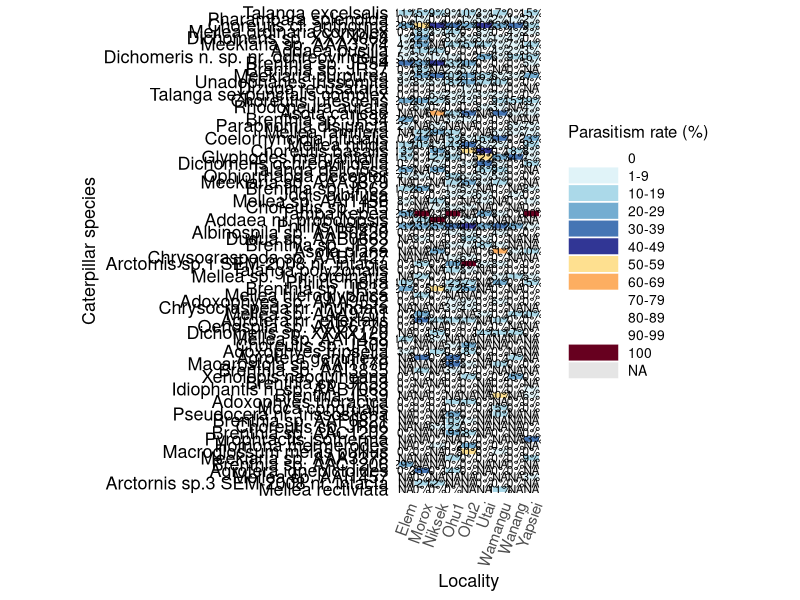
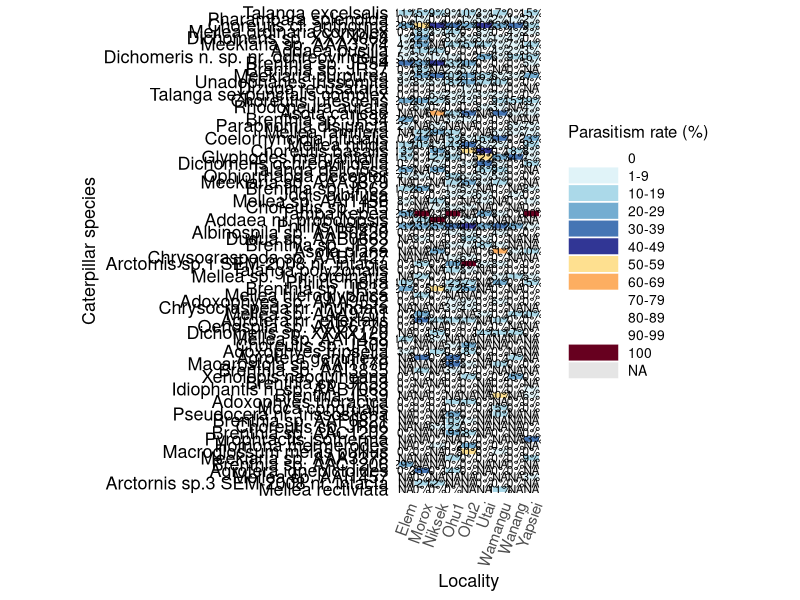
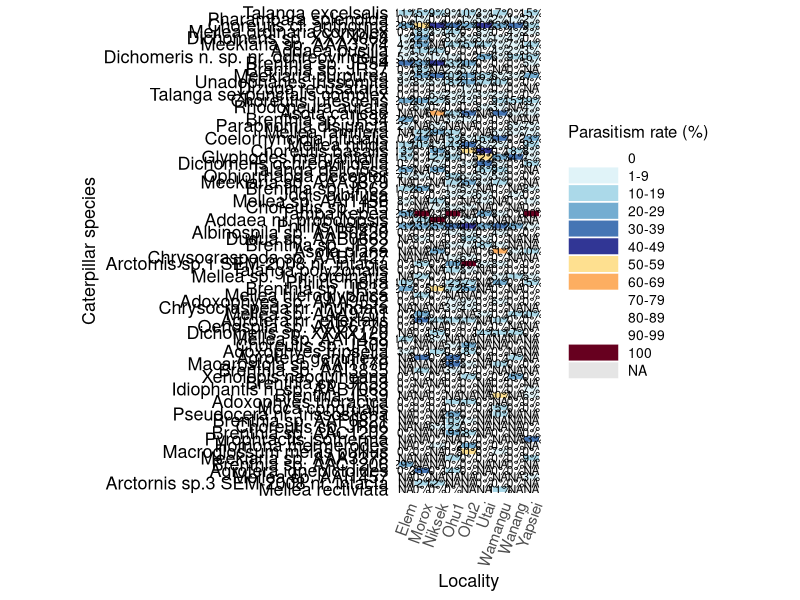
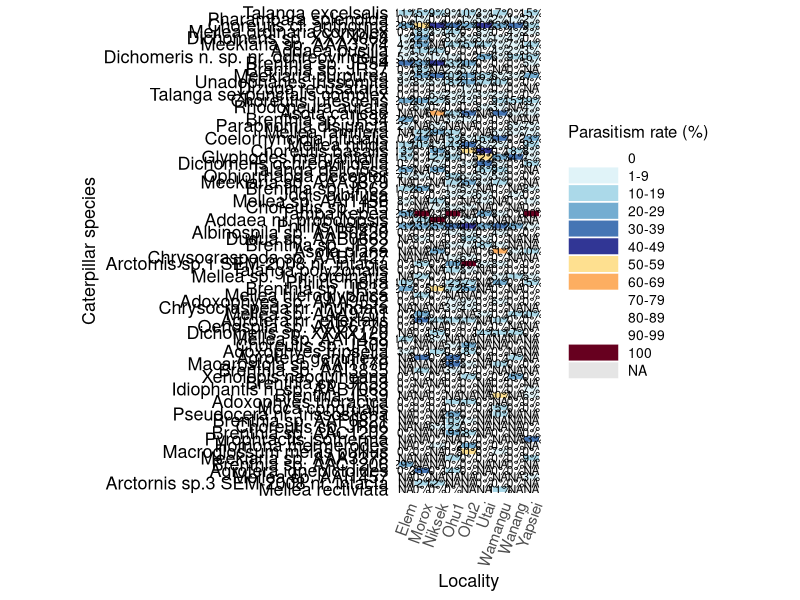

Here is the R script that generated these plots, in order:
# =====================================================================
# 06_parasitism_rates.R
# Heatmap of parasitism rates of common caterpillar species
# Ordered by total abundance (most abundant on top)
# Colourblind-safe
# Fig. S9
# =====================================================================

library(dplyr)
library(tidyr)
library(ggplot2)
library(forcats)
library(readxl)
library(here)

# ---------------------------------------------------------------------
# 0) Load data (same load as the rest of the pipeline; Ohu2 stays in —
#    kept as a separate locality here, not merged with Ohu1)
# ---------------------------------------------------------------------
MASTER <- read_excel(here("DATA/MASTER.xlsx"), guess_max = 1048576) %>%
  as_tibble() %>%
  rename(
    CAT_sp = CAT_scientific_name,
    PAR_sp = PAR_species_code
  ) %>%
  mutate(PAR_sp = na_if(as.character(PAR_sp), ""))

all_localities <- sort(unique(MASTER$locality))

# ---------------------------------------------------------------------
# 1) Select common caterpillars (>= 50 individuals region-wide) and
#    define parasitism. (Replaces the old `fifty` column, which existed
#    only in MASTER.csv and is not present in MASTER.xlsx — the threshold
#    is now computed directly from the data.)
# ---------------------------------------------------------------------
cat_counts <- MASTER %>%
  filter(!is.na(CAT_sp)) %>%
  group_by(CAT_sp) %>%
  summarise(n_individuals = n(), .groups = "drop") %>%
  mutate(common_caterpillar = n_individuals >= 50)

MASTER_common_cats <- MASTER %>%
  left_join(cat_counts %>% select(CAT_sp, common_caterpillar), by = "CAT_sp") %>%
  filter(common_caterpillar == TRUE) %>%
  mutate(
    parasitized = ifelse(!is.na(PAR_sp) & PAR_sp != "", 1L, 0L)
  )

# ---------------------------------------------------------------------
# 2) Aggregate parasitism by species × locality
# ---------------------------------------------------------------------
species_locality_raw <- MASTER_common_cats %>%
  group_by(CAT_sp, locality) %>%
  summarise(
    n_total = n(),
    n_parasitized = sum(parasitized, na.rm = TRUE),
    parasitism_rate = ifelse(
      n_total > 0,
      100 * n_parasitized / n_total,
      NA_real_
    ),
    .groups = "drop"
  )

# ---------------------------------------------------------------------
# 3) Complete species × locality matrix (explicit absences)
# ---------------------------------------------------------------------
species_locality_complete <- species_locality_raw %>%
  group_by(CAT_sp) %>%
  complete(locality = all_localities) %>%
  ungroup() %>%
  mutate(
    n_total = replace_na(n_total, 0L),
    n_parasitized = replace_na(n_parasitized, 0L),
    parasitism_rate = ifelse(n_total == 0, NA_real_, parasitism_rate)
  )

# ---------------------------------------------------------------------
# 4) Total abundance per species (ordering variable)
# ---------------------------------------------------------------------
species_abundance <- MASTER_common_cats %>%
  group_by(CAT_sp) %>%
  summarise(
    total_abundance = n(),
    .groups = "drop"
  )

# ---------------------------------------------------------------------
# 5) Heatmap dataframe + ORDERING (most abundant on top)
# ---------------------------------------------------------------------
heatmap_df <- species_locality_complete %>%
  left_join(species_abundance, by = "CAT_sp") %>%
  mutate(
    CAT_sp   = fct_reorder(CAT_sp, total_abundance),
    locality = factor(locality, levels = all_localities)
  )

# ---------------------------------------------------------------------
# 6) Binning of parasitism rates (10% intervals)
# ---------------------------------------------------------------------
breaks_vec <- c(0, 9, seq(19, 99, by = 10), 100)

labels_vec <- c(
  "1-9%",
  paste0(seq(10, 90, by = 10), "-", seq(19, 99, by = 10), "%"),
  "100%"
)

heatmap_df <- heatmap_df %>%
  mutate(
    parasitism_bin = case_when(
      is.na(parasitism_rate) ~ NA_character_,
      parasitism_rate == 0 ~ "0%",
      TRUE ~ as.character(
        cut(
          parasitism_rate,
          breaks = breaks_vec,
          include.lowest = TRUE,
          right = TRUE,
          labels = labels_vec
        )
      )
    )
  )

# ---------------------------------------------------------------------
# 7) Colourblind-safe palette
# ---------------------------------------------------------------------
palette_cb_safe <- c(
  "0%"     = "#FFFFFF",
  "1-9%"   = "#E0F3F8",
  "10-19%" = "#ABD9E9",
  "20-29%" = "#74ADD1",
  "30-39%" = "#4575B4",
  "40-49%" = "#313695",
  "50-59%" = "#FEE090",
  "60-69%" = "#FDAE61",
  "70-79%" = "#F46D43",
  "80-89%" = "#D73027",
  "90-99%" = "#A50026",
  "100%"   = "#67001F"
)

possible_bins <- c("0%", labels_vec)

heatmap_df$parasitism_bin <- factor(
  heatmap_df$parasitism_bin,
  levels = possible_bins
)

# ---------------------------------------------------------------------
# 8) Text inside cells
# ---------------------------------------------------------------------
heatmap_df <- heatmap_df %>%
  mutate(
    label_text = case_when(
      n_total == 0 ~ "NA",
      parasitism_rate == 0 ~ "0%",
      TRUE ~ paste0(round(parasitism_rate), "%")
    )
  )

# ---------------------------------------------------------------------
# 9) Plot heatmap
# ---------------------------------------------------------------------
p_heatmap <- ggplot(
  heatmap_df,
  aes(x = locality, y = CAT_sp, fill = parasitism_bin)
) +
  geom_tile(color = "white", size = 0.25) +
  geom_text(
    aes(label = label_text),
    size = 3.0,
    color = "black",
    na.rm = TRUE
  ) +
  scale_fill_manual(
    values = palette_cb_safe,
    na.value = "grey90",
    drop = FALSE,
    labels = function(x) gsub("%", "", x)
  ) +
  coord_fixed(ratio = 0.4) +
  labs(
    x = "Locality",
    y = "Caterpillar species",
    fill = "Parasitism rate (%)"
  ) +
  theme_minimal(base_size = 13) +
  theme(
    axis.text.x = element_text(
      angle = 70, hjust = 1, vjust = 1, size = 11
    ),
    axis.text.y = element_text(size = 13, color = "black"),
    axis.title.x = element_text(size = 13, color = "black"),
    axis.title.y = element_text(size = 13, color = "black"),
    legend.title = element_text(size = 12),
    legend.text  = element_text(size = 10),
    panel.grid = element_blank(),
    legend.key.height = unit(0.45, "cm"),
    legend.key.width  = unit(1.3, "cm")
  )

print(p_heatmap)

# ---------------------------------------------------------------------
# 10) Export — Fig. S9
# ---------------------------------------------------------------------
dir.create("output/fig", showWarnings = FALSE, recursive = TRUE)
ggsave("output/fig/Figure_S9.svg", p_heatmap, width = 220, height = 280, units = "mm")
ggsave("output/fig/Figure_S9.pdf", p_heatmap, width = 220, height = 280, units = "mm")
ggsave("output/fig/Figure_S9.png", p_heatmap, width = 220, height = 280, units = "mm", dpi = 300)
